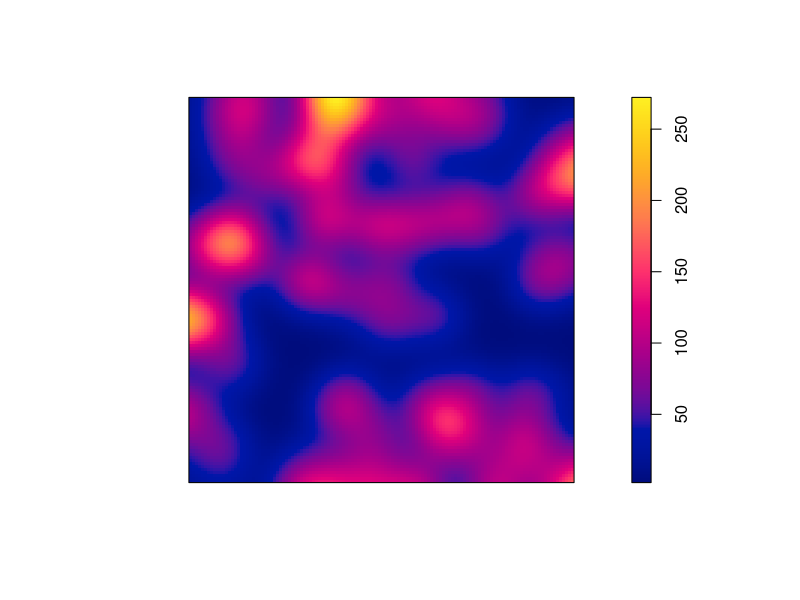
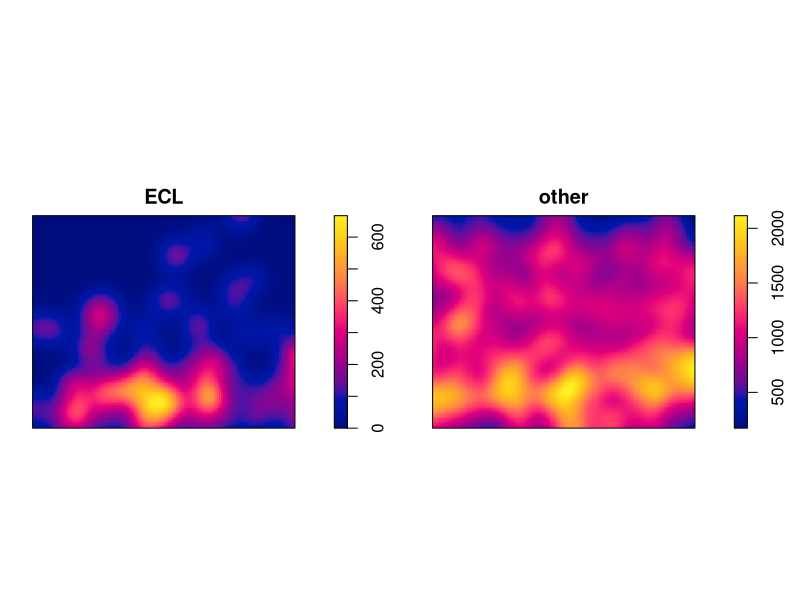
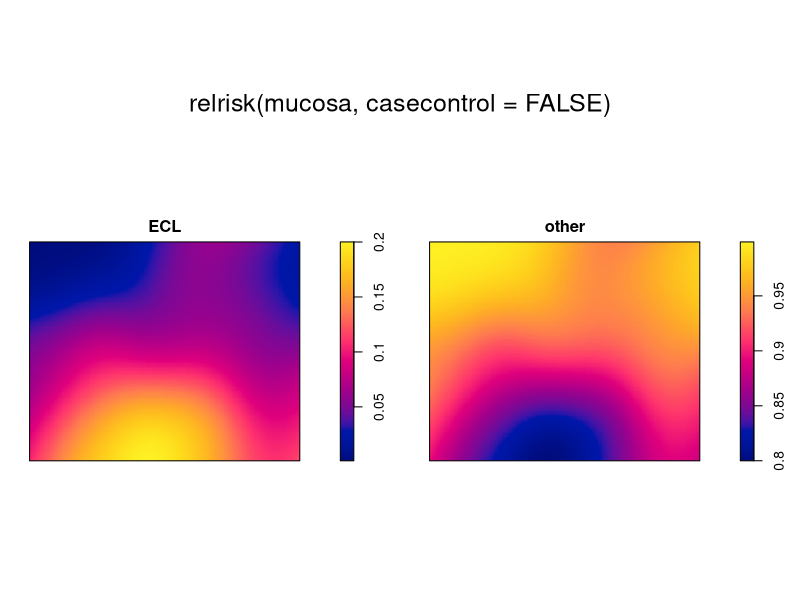
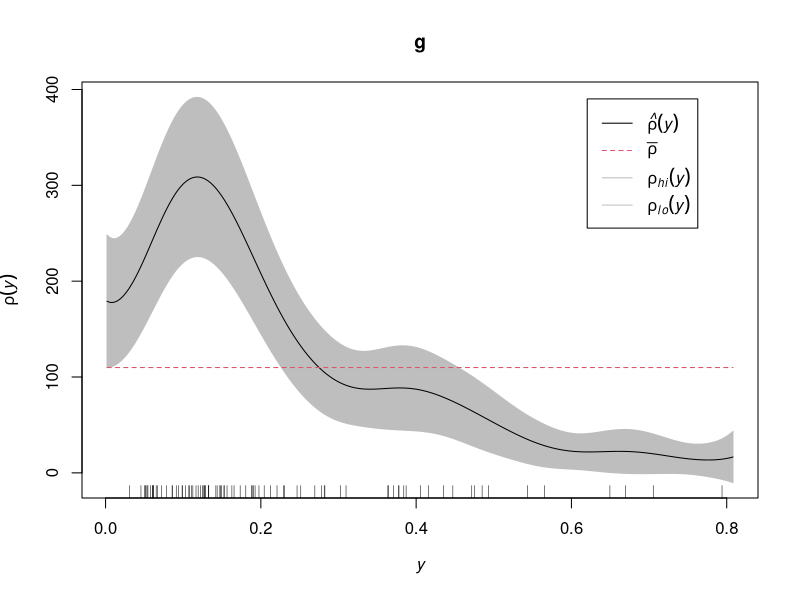
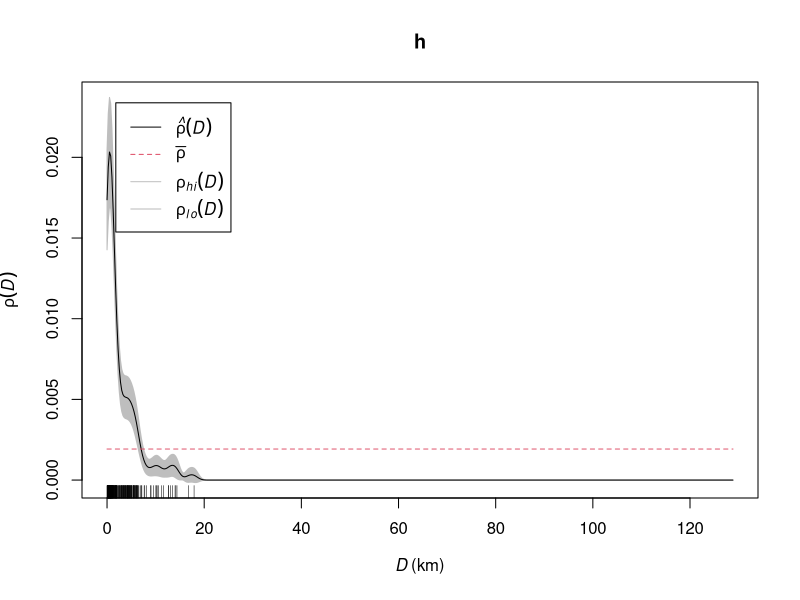
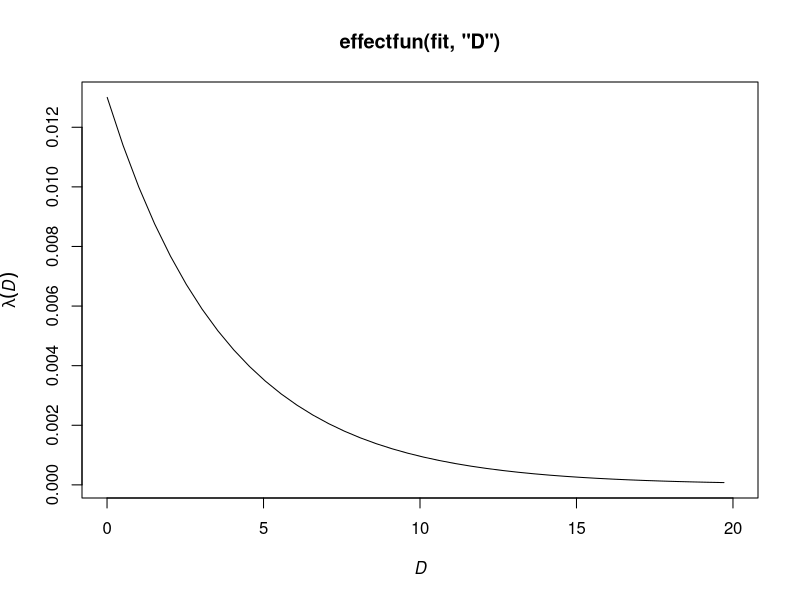

Recreate these plots in R, in order.
## ---- chunk 1
library(spatstat)
X <- japanesepines
A <- quadratcount(X, 3, 3)
Z <- density(X)
Z <- density(X, bw.diggle)
plot(Z, main="")
## ---- chunk 2
M <- split(mucosa)
B <- density(M, bw.diggle)
plot(B, main="")
## ---- chunk 3
plot(relrisk(mucosa, casecontrol=FALSE))
## ---- chunk 4
E <- split(mucosa)$ECL
g <- rhohat(E, "y")
plot(g)
## ---- chunk 5
X <- murchison$gold
L <- murchison$faults
X <- rescale(X, 1000, "km")
L <- rescale(L, 1000, "km")
D <- distfun(L)
h <- rhohat(X, D)
plot(h)
## ---- chunk 6
fit <- ppm(X ~ D)
coef(fit)
plot(effectfun(fit, "D"), xlim=c(0, 20))
